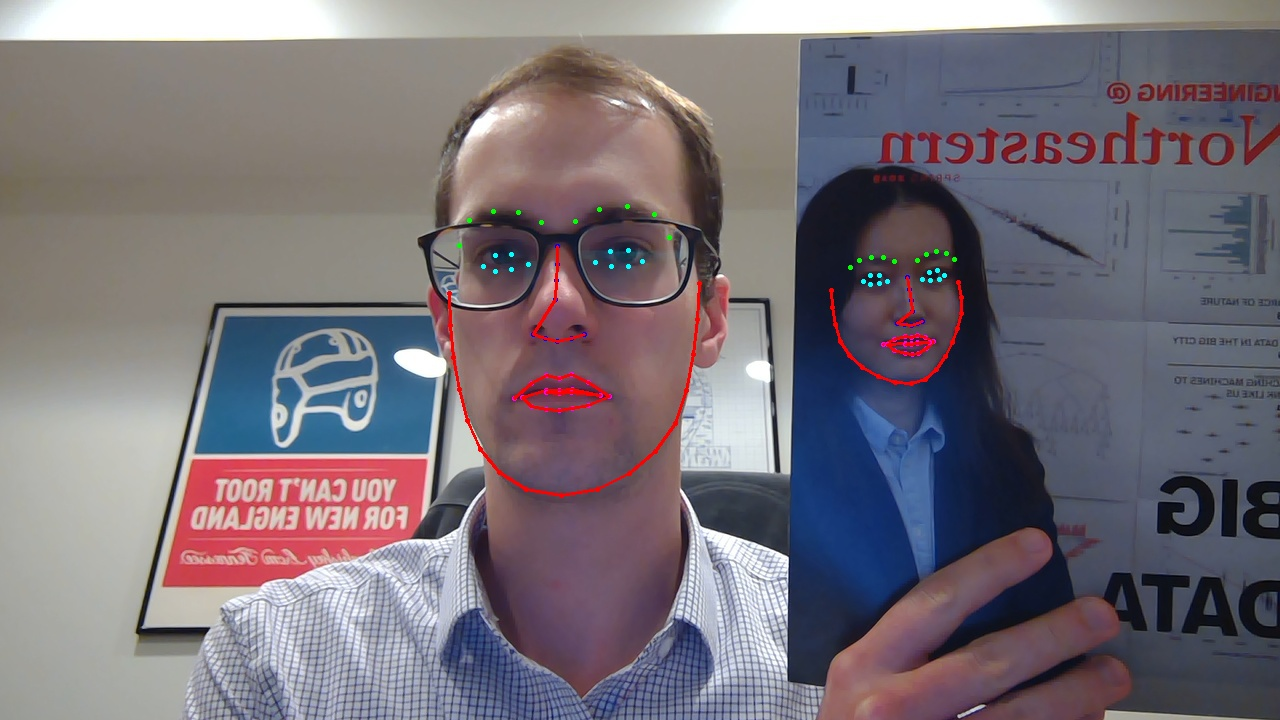
#> input picture 2019-08-10_01-42-11_USER_SAVE.jpg, 1280 x 720 px, given in place of the camera; the run also reads 1 picture not shown here
$ python dancing-mustaches.py   (older library calls are emulated)
#> lines starting #> are read from the running program, lines starting #| are printed output that depends on the picture
import cv2  # OpenCV Library

#-----------------------------------------------------------------------------
#       Load and configure Haar Cascade Classifiers
#-----------------------------------------------------------------------------

# location of OpenCV Haar Cascade Classifiers:
#baseCascadePath = "/usr/local/share/OpenCV/haarcascades/"

# xml files describing our haar cascade classifiers
faceCascadeFilePath = "haarcascade_frontalface_default.xml"
noseCascadeFilePath = "haarcascade_mcs_nose.xml"

# build our cv2 Cascade Classifiers
faceCascade = cv2.CascadeClassifier(faceCascadeFilePath)
noseCascade = cv2.CascadeClassifier(noseCascadeFilePath)

#-----------------------------------------------------------------------------
#       Load and configure mustache (.png with alpha transparency)
#-----------------------------------------------------------------------------

# Load our overlay image: mustache.png
imgMustache = cv2.imread('mustache.png',-1)

# Create the mask for the mustache
orig_mask = imgMustache[:,:,3]
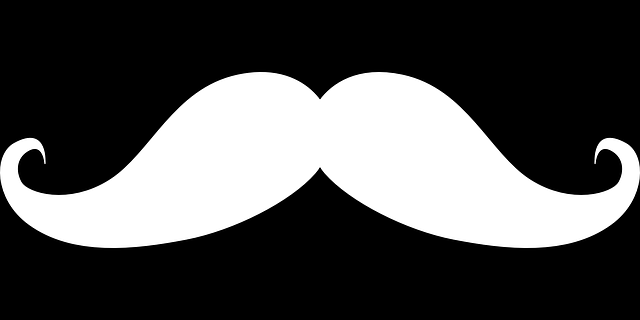
#> orig_mask: shape (320, 640); min 0, max 255, mean 78

# Create the inverted mask for the mustache
orig_mask_inv = cv2.bitwise_not(orig_mask)
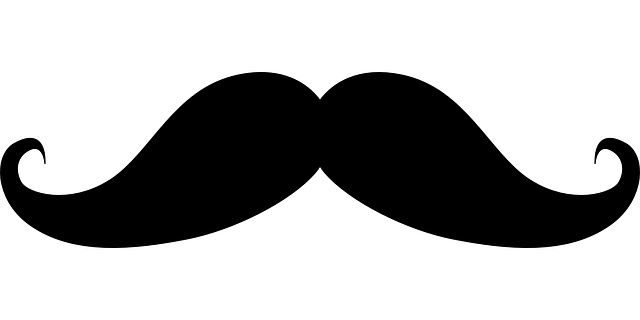
#> orig_mask_inv: shape (320, 640); min 0, max 255, mean 177

# Convert mustache image to BGR
# and save the original image size (used later when re-sizing the image)
imgMustache = imgMustache[:,:,0:3]
#> imgMustache: shape (320, 640, 3); every value is 0
origMustacheHeight, origMustacheWidth = imgMustache.shape[:2]
#> origMustacheHeight = 320; origMustacheWidth = 640

#-----------------------------------------------------------------------------
#       Main program loop
#-----------------------------------------------------------------------------

# collect video input from first webcam on system
video_capture = cv2.VideoCapture(0)

while True:
    # Capture video feed
    ret, frame = video_capture.read()
#> frame is the input picture: shape (720, 1280, 3); mean B, G, R 119.9, 111.6, 119.1

    # Create greyscale image from the video feed
    gray = cv2.cvtColor(frame, cv2.COLOR_BGR2GRAY)
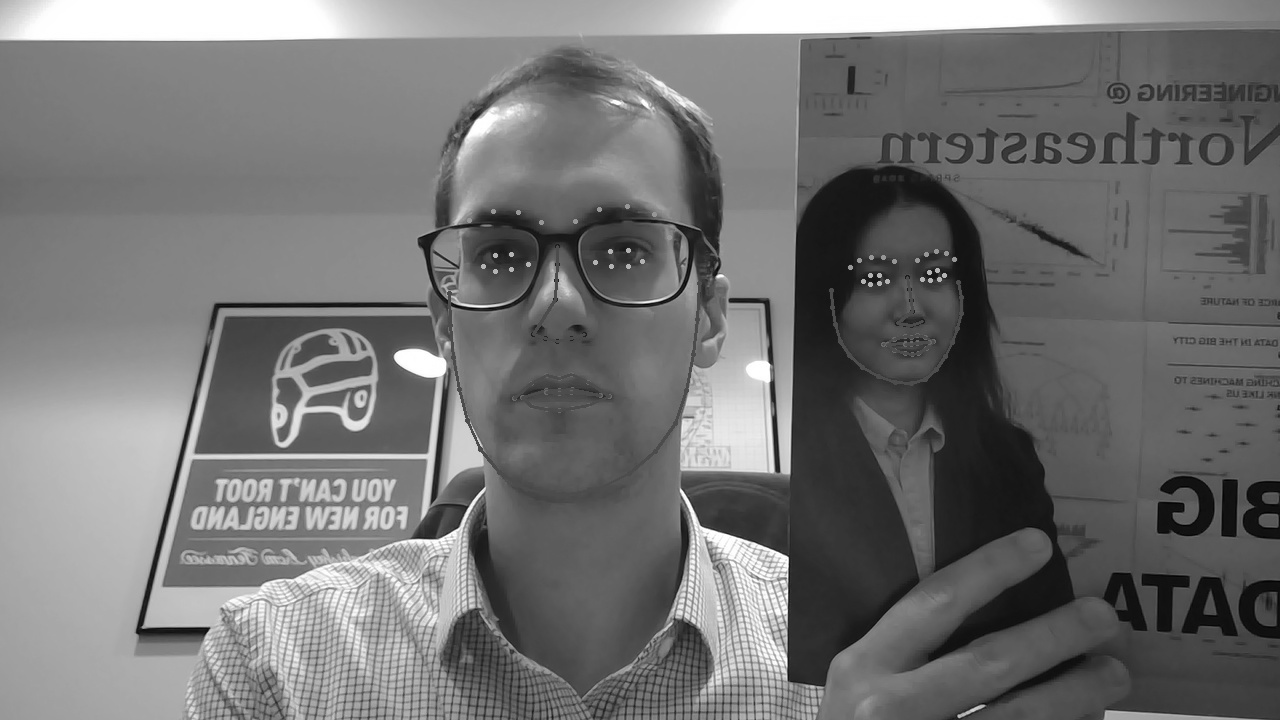
#> gray: shape (720, 1280); min 1, max 255, mean 114.8

    # Detect faces in input video stream
    faces = faceCascade.detectMultiScale(
        gray,
        scaleFactor=1.1,
        minNeighbors=5,
        minSize=(30, 30),
        #flags=cv2.CV_HAAR_SCALE_IMAGE
    )
#> faces = [[844, 345, 124, 124], [822, 211, 166, 166], [404, 123, 331, 331]]

   # Iterate over each face found
    for (x, y, w, h) in faces:
        # Un-comment the next line for debug (draw box around all faces)
        # face = cv2.rectangle(frame,(x,y),(x+w,y+h),(255,0,0),2)

        roi_gray = gray[y:y+h, x:x+w]
        roi_color = frame[y:y+h, x:x+w]

        # Detect a nose within the region bounded by each face (the ROI)
        nose = noseCascade.detectMultiScale(roi_gray)

        for (nx,ny,nw,nh) in nose:
            # Un-comment the next line for debug (draw box around the nose)
            #cv2.rectangle(roi_color,(nx,ny),(nx+nw,ny+nh),(255,0,0),2)

            # The mustache should be three times the width of the nose
            mustacheWidth =  3 * nw
            mustacheHeight = mustacheWidth * origMustacheHeight / origMustacheWidth

            # Center the mustache on the bottom of the nose
            x1 = int( nx - (mustacheWidth/4) )
            x2 = int( nx + nw + (mustacheWidth/4) )
            y1 = int( ny + nh - (mustacheHeight/2) )
            y2 = int( ny + nh + (mustacheHeight/2) )

            # Check for clipping
            if x1 < 0:
                x1 = 0
            if y1 < 0:
                y1 = 0
            if x2 > w:
                x2 = w
            if y2 > h:
                y2 = h

            # Re-calculate the width and height of the mustache image
            mustacheWidth = int( x2 - x1 )
            mustacheHeight = int( y2 - y1 )

            # Re-size the original image and the masks to the mustache sizes
            # calculated above
            mustache = cv2.resize(imgMustache, (mustacheWidth, mustacheHeight), interpolation = cv2.INTER_AREA)
            mask = cv2.resize(orig_mask, (mustacheWidth,mustacheHeight), interpolation = cv2.INTER_AREA)
            mask_inv = cv2.resize(orig_mask_inv, (mustacheWidth,mustacheHeight), interpolation = cv2.INTER_AREA)

            # take ROI for mustache from background equal to size of mustache image
            roi = roi_color[y1:y2, x1:x2]

            # roi_bg contains the original image only where the mustache is not
            # in the region that is the size of the mustache.
            roi_bg = cv2.bitwise_and(roi,roi,mask = mask_inv)

            # roi_fg contains the image of the mustache only where the mustache is
            roi_fg = cv2.bitwise_and(mustache,mustache,mask = mask)

            # join the roi_bg and roi_fg
            dst = cv2.add(roi_bg,roi_fg)

            # place the joined image, saved to dst back over the original image
            roi_color[y1:y2, x1:x2] = dst

            # make sure we only draw one mustache, even if there are multiple "noses"
            break
#> this loop made 3 passes
#> pass 1, `roi_color = frame[y:y+h, x:x+w]`:
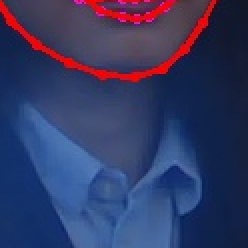
#> roi_color: shape (124, 124, 3) (shown 2 times larger); mean B, G, R 99.7, 57.9, 51.8
#> pass 2, `roi_color = frame[y:y+h, x:x+w]`:
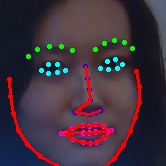
#> roi_color: shape (166, 166, 3); mean B, G, R 61.5, 49.4, 66.2
#> after the loop:
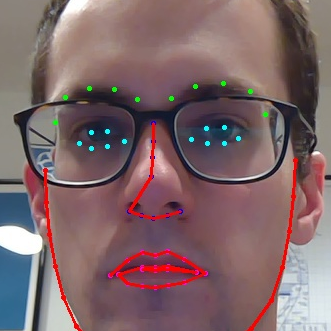
#> roi_color: shape (331, 331, 3); mean B, G, R 105.3, 102.2, 127.2
#> after the loop:
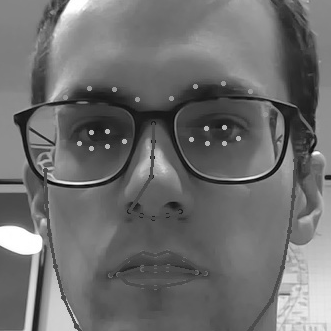
#> roi_gray: shape (331, 331); min 2, max 255, mean 110

    # Display the resulting frame
    cv2.imshow('Video', frame)

    # press any key to exit
    # NOTE;  x86 systems may need to remove: " 0xFF == ord('q')"
    if cv2.waitKey(1) & 0xFF == ord('q'):
#> (key q is pressed here)
        break

# When everything is done, release the capture
video_capture.release()
cv2.destroyAllWindows()
